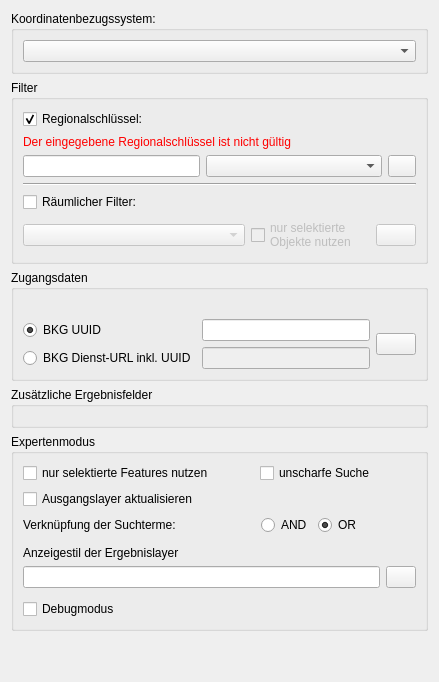
      <widget class="QWidget" name="config_request_output_tab">
       <attribute name="title">
        <string>Anfrage/Ausgabe konfigurieren</string>
       </attribute>
       <layout class="QVBoxLayout" name="verticalLayout_5">
        <item>
         <widget class="QGroupBox" name="groupBox_2">
          <property name="autoFillBackground">
           <bool>false</bool>
          </property>
          <property name="title">
           <string>Koordinatenbezugssystem:</string>
          </property>
          <property name="flat">
           <bool>false</bool>
          </property>
          <property name="checkable">
           <bool>false</bool>
          </property>
          <property name="checked">
           <bool>false</bool>
          </property>
          <layout class="QVBoxLayout" name="verticalLayout_8">
           <item>
            <widget class="QComboBox" name="output_projection_combo">
             <property name="toolTip">
              <string>&lt;p&gt;Hier können Sie das gewünschte Ziel-Koordinatensystem angeben, in welches geokodiert werden soll.&lt;/p&gt;</string>
             </property>
            </widget>
           </item>
          </layout>
         </widget>
        </item>
        <item>
         <widget class="QGroupBox" name="groupBox">
          <property name="title">
           <string>Filter</string>
          </property>
          <layout class="QVBoxLayout" name="verticalLayout_4">
           <item>
            <widget class="QCheckBox" name="use_rs_check">
             <property name="toolTip">
              <string>Aktivierung/Deaktivierung des Filters über den Regionalschlüssel</string>
             </property>
             <property name="text">
              <string>Regionalschlüssel:</string>
             </property>
             <property name="checked">
              <bool>true</bool>
             </property>
            </widget>
           </item>
           <item>
            <widget class="QLabel" name="rs_error_label">
             <property name="styleSheet">
              <string notr="true">color: red;</string>
             </property>
             <property name="text">
              <string>Der eingegebene Regionalschlüssel ist nicht gültig</string>
             </property>
            </widget>
           </item>
           <item>
            <layout class="QHBoxLayout" name="horizontalLayout_3">
             <property name="spacing">
              <number>6</number>
             </property>
             <property name="topMargin">
              <number>0</number>
             </property>
             <property name="rightMargin">
              <number>0</number>
             </property>
             <item>
              <widget class="QLineEdit" name="rs_edit">
               <property name="sizePolicy">
                <sizepolicy hsizetype="Expanding" vsizetype="Fixed">
                 <horstretch>0</horstretch>
                 <verstretch>0</verstretch>
                </sizepolicy>
               </property>
               <property name="minimumSize">
                <size>
                 <width>150</width>
                 <height>0</height>
                </size>
               </property>
               <property name="toolTip">
                <string>&lt;p&gt;In diesem Feld kann der Regionalschlüssel als Filter zur regionalen Eingrenzung des Suchgebietes eingegeben werden.&lt;/p&gt;&lt;p&gt;Dies führt in der Folge dazu, dass nur Treffer innerhalb des gewählten Verwaltungsgebietes (z.B. Bundesland, Kreis, Gemeinde) gefunden werden können.&lt;/p&gt;</string>
               </property>
               <property name="clearButtonEnabled">
                <bool>false</bool>
               </property>
              </widget>
             </item>
             <item>
              <widget class="QComboBox" name="rs_combo">
               <property name="sizePolicy">
                <sizepolicy hsizetype="Expanding" vsizetype="Fixed">
                 <horstretch>0</horstretch>
                 <verstretch>0</verstretch>
                </sizepolicy>
               </property>
               <property name="minimumSize">
                <size>
                 <width>140</width>
                 <height>0</height>
                </size>
               </property>
               <property name="maximumSize">
                <size>
                 <width>16777215</width>
                 <height>16777215</height>
                </size>
               </property>
               <property name="toolTip">
                <string>&lt;html&gt;&lt;head/&gt;&lt;body&gt;&lt;p&gt;Filtern Sie die Suche nach Bundesländern. &lt;/p&gt;&lt;p&gt;Die Auswahl fügt die Kennzahl des gewählten Bundeslandes in nebenstehendes Textfeld ein.&lt;/p&gt;&lt;/body&gt;&lt;/html&gt;</string>
               </property>
               <property name="editable">
                <bool>false</bool>
               </property>
               <property name="currentIndex">
                <number>-1</number>
               </property>
               <property name="maxVisibleItems">
                <number>17</number>
               </property>
              </widget>
             </item>
             <item>
              <widget class="QPushButton" name="rsinfo_button">
               <property name="sizePolicy">
                <sizepolicy hsizetype="Fixed" vsizetype="Fixed">
                 <horstretch>0</horstretch>
                 <verstretch>0</verstretch>
                </sizepolicy>
               </property>
               <property name="maximumSize">
                <size>
                 <width>28</width>
                 <height>24</height>
                </size>
               </property>
               <property name="toolTip">
                <string>&lt;html&gt;&lt;head/&gt;&lt;body&gt;&lt;p&gt;Präzise Informationen zur Suche mit Regionalschlüsseln.&lt;/p&gt;&lt;/body&gt;&lt;/html&gt;</string>
               </property>
               <property name="text">
                <string/>
               </property>
               <property name="icon">
                <iconset>
                 <normaloff>icons/20190619_iconset_mob_wborders_help_1.png</normaloff>icons/20190619_iconset_mob_wborders_help_1.png</iconset>
               </property>
              </widget>
             </item>
            </layout>
           </item>
           <item>
            <widget class="Line" name="line_2">
             <property name="orientation">
              <enum>Qt::Horizontal</enum>
             </property>
            </widget>
           </item>
           <item>
            <widget class="QCheckBox" name="use_spatial_filter_check">
             <property name="toolTip">
              <string>Aktivierung/Deaktivierung des räumlichen Filters</string>
             </property>
             <property name="text">
              <string>Räumlicher Filter:</string>
             </property>
             <property name="checked">
              <bool>false</bool>
             </property>
            </widget>
           </item>
           <item>
            <layout class="QHBoxLayout" name="horizontalLayout_4">
             <property name="topMargin">
              <number>0</number>
             </property>
             <item>
              <widget class="QgsMapLayerComboBox" name="spatial_filter_combo">
               <property name="enabled">
                <bool>false</bool>
               </property>
               <property name="sizePolicy">
                <sizepolicy hsizetype="MinimumExpanding" vsizetype="Fixed">
                 <horstretch>0</horstretch>
                 <verstretch>0</verstretch>
                </sizepolicy>
               </property>
               <property name="minimumSize">
                <size>
                 <width>0</width>
                 <height>0</height>
                </size>
               </property>
               <property name="maximumSize">
                <size>
                 <width>16777215</width>
                 <height>16777215</height>
                </size>
               </property>
               <property name="toolTip">
                <string>&lt;html&gt;&lt;head/&gt;&lt;body&gt;&lt;p&gt;Wählen Sie einen Polygonlayer, auf dessen Grenzen die Suche beschränkt werden soll.&lt;/p&gt;&lt;/body&gt;&lt;/html&gt;</string>
               </property>
               <property name="frame">
                <bool>true</bool>
               </property>
               <property name="showCrs">
                <bool>true</bool>
               </property>
              </widget>
             </item>
             <item>
              <widget class="QCheckBox" name="spatial_selected_only_check">
               <property name="enabled">
                <bool>false</bool>
               </property>
               <property name="toolTip">
                <string>&lt;html&gt;&lt;head/&gt;&lt;body&gt;&lt;p&gt;Beschränken Sie die Suche weiter auf lediglich die selektierten Objekte des gewählten Layers.&lt;/p&gt;&lt;/body&gt;&lt;/html&gt;</string>
               </property>
               <property name="text">
                <string>nur selektierte 
Objekte nutzen</string>
               </property>
              </widget>
             </item>
             <item>
              <widget class="QLabel" name="n_spatial_selected_label">
               <property name="text">
                <string/>
               </property>
              </widget>
             </item>
             <item>
              <widget class="QPushButton" name="reload_spatial_button">
               <property name="enabled">
                <bool>false</bool>
               </property>
               <property name="toolTip">
                <string>&lt;p&gt;Überprüfung des räumlichen Filters.&lt;/p&gt;</string>
               </property>
               <property name="text">
                <string/>
               </property>
               <property name="icon">
                <iconset>
                 <normaloff>icons/20190619_iconset_mob_wborders_refresh_1.png</normaloff>icons/20190619_iconset_mob_wborders_refresh_1.png</iconset>
               </property>
              </widget>
             </item>
            </layout>
           </item>
          </layout>
         </widget>
        </item>
        <item>
         <widget class="QgsCollapsibleGroupBox" name="uuid_group">
          <property name="toolTip">
           <string/>
          </property>
          <property name="title">
           <string>Zugangsdaten</string>
          </property>
          <property name="collapsed">
           <bool>false</bool>
          </property>
          <property name="saveCollapsedState">
           <bool>true</bool>
          </property>
          <layout class="QVBoxLayout" name="verticalLayout_11">
           <item>
            <widget class="QLabel" name="key_error_label">
             <property name="styleSheet">
              <string notr="true">color: red;</string>
             </property>
             <property name="text">
              <string/>
             </property>
            </widget>
           </item>
           <item>
            <layout class="QHBoxLayout" name="horizontalLayout_10">
             <item>
              <layout class="QGridLayout" name="gridLayout_2">
               <item row="0" column="1">
                <widget class="QLineEdit" name="api_key_edit">
                 <property name="toolTip">
                  <string>&lt;p&gt;Zur Geokodierung mit dem Plugin BKGGeocoder benötigen sie einen gültigen Nutzer/-innen Identifikator (UUID).&lt;/p&gt;&lt;p&gt;Geben Sie hier die UUID an.&lt;/p&gt;</string>
                 </property>
                </widget>
               </item>
               <item row="0" column="0">
                <widget class="QRadioButton" name="api_key_check">
                 <property name="toolTip">
                  <string>&lt;p&gt;Zur Geokodierung mit dem Plugin BKGGeocoder benötigen sie einen gültigen Nutzer/-innen Identifikator (UUID).&lt;/p&gt;&lt;p&gt;Geben Sie hier die UUID an.&lt;/p&gt;</string>
                 </property>
                 <property name="text">
                  <string>BKG UUID</string>
                 </property>
                 <property name="checked">
                  <bool>true</bool>
                 </property>
                </widget>
               </item>
               <item row="1" column="0">
                <widget class="QRadioButton" name="api_url_check">
                 <property name="toolTip">
                  <string>&lt;p&gt;Zur Geokodierung mit dem Plugin BKGGeocoder benötigen sie einen gültigen Nutzer/-innen Identifikator (UUID).&lt;/p&gt;&lt;p&gt;Geben Sie hier die Dienst-URL inclusive der UUID an.&lt;/p&gt;</string>
                 </property>
                 <property name="text">
                  <string>BKG Dienst-URL inkl. UUID</string>
                 </property>
                </widget>
               </item>
               <item row="1" column="1">
                <widget class="QLineEdit" name="api_url_edit">
                 <property name="enabled">
                  <bool>false</bool>
                 </property>
                 <property name="toolTip">
                  <string>&lt;p&gt;Zur Geokodierung mit dem Plugin BKGGeocoder benötigen sie einen gültigen Nutzer/-innen Identifikator (UUID).&lt;/p&gt;&lt;p&gt;Geben Sie hier die Dienst-URL inclusive der UUID an.&lt;/p&gt;</string>
                 </property>
                </widget>
               </item>
              </layout>
             </item>
             <item>
              <widget class="QPushButton" name="reload_UUID_button">
               <property name="toolTip">
                <string>&lt;p&gt;Überprüfung der aktuell eingestellten UUID/Dienst-URL.&lt;/p&gt;</string>
               </property>
               <property name="text">
                <string/>
               </property>
               <property name="icon">
                <iconset>
                 <normaloff>icons/20190619_iconset_mob_wborders_refresh_1.png</normaloff>icons/20190619_iconset_mob_wborders_refresh_1.png</iconset>
               </property>
              </widget>
             </item>
            </layout>
           </item>
          </layout>
         </widget>
        </item>
        <item>
         <widget class="QgsCollapsibleGroupBox" name="output_fields_group">
          <property name="toolTip">
           <string>&lt;p&gt;Hier können zusätzlich zu den Standardergebnissen weitere Ergebnisfelder ausgewählt werden, die dem Ergebnislayer hinzugefügt werden.&lt;/p&gt;&lt;p&gt;Die Änderungen werden erst ab der nächsten Anfrage gültig.&lt;/p&gt;</string>
          </property>
          <property name="title">
           <string>Zusätzliche Ergebnisfelder</string>
          </property>
          <property name="collapsed">
           <bool>true</bool>
          </property>
          <property name="saveCollapsedState">
           <bool>true</bool>
          </property>
          <layout class="QGridLayout" name="gridLayout_3"/>
         </widget>
        </item>
        <item>
         <widget class="QgsCollapsibleGroupBox" name="mGroupBox_2">
          <property name="toolTip">
           <string>&lt;p&gt;Nehmen Sie hier erweiterte Einstellungen vor.&lt;/p&gt;</string>
          </property>
          <property name="autoFillBackground">
           <bool>false</bool>
          </property>
          <property name="title">
           <string>Expertenmodus</string>
          </property>
          <property name="collapsed">
           <bool>true</bool>
          </property>
          <layout class="QVBoxLayout" name="verticalLayout_9">
           <item>
            <layout class="QHBoxLayout" name="horizontalLayout_5">
             <property name="topMargin">
              <number>0</number>
             </property>
             <item>
              <widget class="QCheckBox" name="selected_features_only_check">
               <property name="sizePolicy">
                <sizepolicy hsizetype="Minimum" vsizetype="Fixed">
                 <horstretch>0</horstretch>
                 <verstretch>0</verstretch>
                </sizepolicy>
               </property>
               <property name="minimumSize">
                <size>
                 <width>180</width>
                 <height>0</height>
                </size>
               </property>
               <property name="toolTip">
                <string>&lt;p&gt;Geokodieren Sie lediglich die ausgewählten Objekte des Quelllayers&lt;/p&gt;</string>
               </property>
               <property name="layoutDirection">
                <enum>Qt::LeftToRight</enum>
               </property>
               <property name="text">
                <string>nur selektierte Features nutzen</string>
               </property>
              </widget>
             </item>
             <item>
              <spacer name="horizontalSpacer_3">
               <property name="orientation">
                <enum>Qt::Horizontal</enum>
               </property>
               <property name="sizeHint" stdset="0">
                <size>
                 <width>40</width>
                 <height>20</height>
                </size>
               </property>
              </spacer>
             </item>
             <item>
              <widget class="QCheckBox" name="fuzzy_check">
               <property name="sizePolicy">
                <sizepolicy hsizetype="Minimum" vsizetype="Fixed">
                 <horstretch>0</horstretch>
                 <verstretch>0</verstretch>
                </sizepolicy>
               </property>
               <property name="toolTip">
                <string>&lt;html&gt;&lt;head/&gt;&lt;body&gt;&lt;p&gt;Eine unscharfe Suche erlaubt eine tolerante Suche basierend auf dem Levenshtein (Edit) Distanz Algorithmus.&lt;/p&gt;&lt;/body&gt;&lt;/html&gt;</string>
               </property>
               <property name="text">
                <string>unscharfe Suche</string>
               </property>
              </widget>
             </item>
             <item>
              <spacer name="horizontalSpacer_8">
               <property name="orientation">
                <enum>Qt::Horizontal</enum>
               </property>
               <property name="sizeHint" stdset="0">
                <size>
                 <width>40</width>
                 <height>20</height>
                </size>
               </property>
              </spacer>
             </item>
            </layout>
           </item>
           <item>
            <layout class="QHBoxLayout" name="horizontalLayout_13">
             <property name="topMargin">
              <number>0</number>
             </property>
             <item>
              <widget class="QCheckBox" name="update_input_layer_check">
               <property name="minimumSize">
                <size>
                 <width>180</width>
                 <height>0</height>
                </size>
               </property>
               <property name="toolTip">
                <string>&lt;p&gt;Dies bietet Ihnen die Möglichkeit, die Ergebnisse direkt in den Ausgangslayer zu schreiben. &lt;/p&gt;&lt;p&gt;Bei Treffern werden hierbei die Quellfeatures überschrieben.&lt;/p&gt;&lt;p&gt;Die Option ist nur verfügbar, wenn der gewählte Layer eine Punktgeometrie enthält.&lt;/p&gt;</string>
               </property>
               <property name="layoutDirection">
                <enum>Qt::LeftToRight</enum>
               </property>
               <property name="text">
                <string>Ausgangslayer aktualisieren</string>
               </property>
              </widget>
             </item>
            </layout>
           </item>
           <item>
            <layout class="QHBoxLayout" name="horizontalLayout_14">
             <property name="topMargin">
              <number>0</number>
             </property>
             <item>
              <widget class="QLabel" name="label_8">
               <property name="minimumSize">
                <size>
                 <width>180</width>
                 <height>0</height>
                </size>
               </property>
               <property name="toolTip">
                <string>&lt;html&gt;&lt;head/&gt;&lt;body&gt;&lt;p&gt;Verknüpfung der Suchterme mittels der logischen Operatoren AND oder OR. &lt;/p&gt;&lt;p&gt;Bei AND müssen alle Suchbegriffe gefunden werden&lt;span style=&quot; font-family:'Calibri,sans-serif'; font-size:11pt; font-style:italic;&quot;&gt;, bei OR mindestens einer der Suchbegriffe&lt;/span&gt;. &lt;/p&gt;&lt;p&gt;Der Standard ist OR.&lt;/p&gt;&lt;/body&gt;&lt;/html&gt;</string>
               </property>
               <property name="text">
                <string>Verknüpfung der Suchterme:</string>
               </property>
              </widget>
             </item>
             <item>
              <spacer name="horizontalSpacer_4">
               <property name="orientation">
                <enum>Qt::Horizontal</enum>
               </property>
               <property name="sizeHint" stdset="0">
                <size>
                 <width>40</width>
                 <height>20</height>
                </size>
               </property>
              </spacer>
             </item>
             <item>
              <widget class="QRadioButton" name="search_and_check">
               <property name="minimumSize">
                <size>
                 <width>50</width>
                 <height>0</height>
                </size>
               </property>
               <property name="toolTip">
                <string>&lt;html&gt;&lt;head/&gt;&lt;body&gt;&lt;p&gt;Verknüpfung der Suchterme mittels der logischen Operatoren AND oder OR. &lt;/p&gt;&lt;p&gt;Bei AND müssen alle Suchbegriffe gefunden werden&lt;span style=&quot; font-family:'Calibri,sans-serif'; font-size:11pt; font-style:italic;&quot;&gt;, bei OR mindestens einer der Suchbegriffe&lt;/span&gt;. &lt;/p&gt;&lt;p&gt;Der Standard ist OR.&lt;/p&gt;&lt;/body&gt;&lt;/html&gt;</string>
               </property>
               <property name="text">
                <string>AND</string>
               </property>
              </widget>
             </item>
             <item>
              <widget class="QRadioButton" name="search_or_check">
               <property name="minimumSize">
                <size>
                 <width>47</width>
                 <height>0</height>
                </size>
               </property>
               <property name="toolTip">
                <string>&lt;html&gt;&lt;head/&gt;&lt;body&gt;&lt;p&gt;Verknüpfung der Suchterme mittels der logischen Operatoren AND oder OR. &lt;/p&gt;&lt;p&gt;Bei AND müssen alle Suchbegriffe gefunden werden&lt;span style=&quot; font-family:'Calibri,sans-serif'; font-size:11pt; font-style:italic;&quot;&gt;, bei OR mindestens einer der Suchbegriffe&lt;/span&gt;. &lt;/p&gt;&lt;p&gt;Der Standard ist OR.&lt;/p&gt;&lt;/body&gt;&lt;/html&gt;</string>
               </property>
               <property name="text">
                <string>OR</string>
               </property>
               <property name="checked">
                <bool>true</bool>
               </property>
              </widget>
             </item>
             <item>
              <spacer name="horizontalSpacer_6">
               <property name="orientation">
                <enum>Qt::Horizontal</enum>
               </property>
               <property name="sizeHint" stdset="0">
                <size>
                 <width>40</width>
                 <height>20</height>
                </size>
               </property>
              </spacer>
             </item>
            </layout>
           </item>
           <item>
            <spacer name="verticalSpacer_3">
             <property name="orientation">
              <enum>Qt::Vertical</enum>
             </property>
             <property name="sizeType">
              <enum>QSizePolicy::Fixed</enum>
             </property>
             <property name="sizeHint" stdset="0">
              <size>
               <width>20</width>
               <height>5</height>
              </size>
             </property>
            </spacer>
           </item>
           <item>
            <widget class="QLabel" name="label_2">
             <property name="text">
              <string>Anzeigestil der Ergebnislayer</string>
             </property>
            </widget>
           </item>
           <item>
            <layout class="QHBoxLayout" name="horizontalLayout_2">
             <item>
              <widget class="QLineEdit" name="layer_style_edit">
               <property name="toolTip">
                <string>&lt;p&gt;Wählen Sie hier einen Stil aus, der die Darstellung der Ergebnisse auf der Karte und in der Attributtabelle bestimmt.&lt;/p&gt; &lt;p&gt; Bei den Stilen handelt es sich aus QGIS exportierte qml-Dateien. Sie können auch eigene Stile auf Basis der vorgegebenen Stile erstellen und nutzen.&lt;/p&gt;</string>
               </property>
               <property name="readOnly">
                <bool>true</bool>
               </property>
              </widget>
             </item>
             <item>
              <widget class="QPushButton" name="style_browse_button">
               <property name="maximumSize">
                <size>
                 <width>30</width>
                 <height>16777215</height>
                </size>
               </property>
               <property name="toolTip">
                <string>&lt;p&gt;Wählen Sie hier einen Stil aus, der die Darstellung der Ergebnisse auf der Karte und in der Attributtabelle bestimmt.&lt;/p&gt; &lt;p&gt; Bei den Stilen handelt es sich aus QGIS exportierte qml-Dateien. Sie können auch eigene Stile auf Basis der vorgegebenen Stile erstellen und nutzen.&lt;/p&gt;</string>
               </property>
               <property name="text">
                <string/>
               </property>
               <property name="icon">
                <iconset>
                 <normaloff>icons/20190619_iconset_mob_wborders_load_1.png</normaloff>icons/20190619_iconset_mob_wborders_load_1.png</iconset>
               </property>
              </widget>
             </item>
            </layout>
           </item>
           <item>
            <spacer name="verticalSpacer_4">
             <property name="orientation">
              <enum>Qt::Vertical</enum>
             </property>
             <property name="sizeType">
              <enum>QSizePolicy::Fixed</enum>
             </property>
             <property name="sizeHint" stdset="0">
              <size>
               <width>20</width>
               <height>5</height>
              </size>
             </property>
            </spacer>
           </item>
           <item>
            <widget class="QCheckBox" name="debug_check">
             <property name="sizePolicy">
              <sizepolicy hsizetype="Minimum" vsizetype="Fixed">
               <horstretch>0</horstretch>
               <verstretch>0</verstretch>
              </sizepolicy>
             </property>
             <property name="minimumSize">
              <size>
               <width>180</width>
               <height>0</height>
              </size>
             </property>
             <property name="toolTip">
              <string>&lt;p&gt;Bei aktiviertem Debugmodus werden zusätzliche Nachrichten im QGIS-Protokoll angezeigt. (Knopf &quot;Meldungen&quot; ganz rechts unten im QGIS-Interface)&lt;/p&gt;</string>
             </property>
             <property name="layoutDirection">
              <enum>Qt::LeftToRight</enum>
             </property>
             <property name="text">
              <string>Debugmodus</string>
             </property>
            </widget>
           </item>
          </layout>
         </widget>
        </item>
        <item>
         <spacer name="verticalSpacer">
          <property name="orientation">
           <enum>Qt::Vertical</enum>
          </property>
          <property name="sizeHint" stdset="0">
           <size>
            <width>20</width>
            <height>40</height>
           </size>
          </property>
         </spacer>
        </item>
       </layout>
      </widget>
